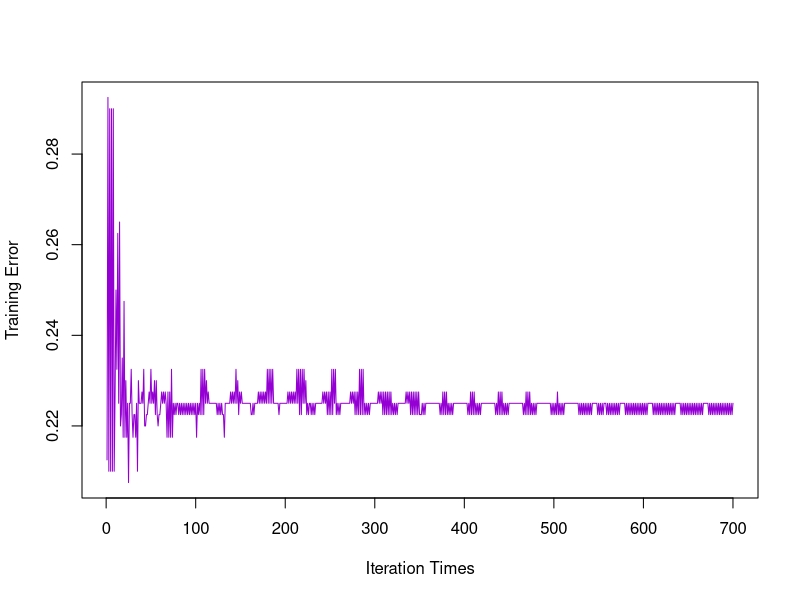
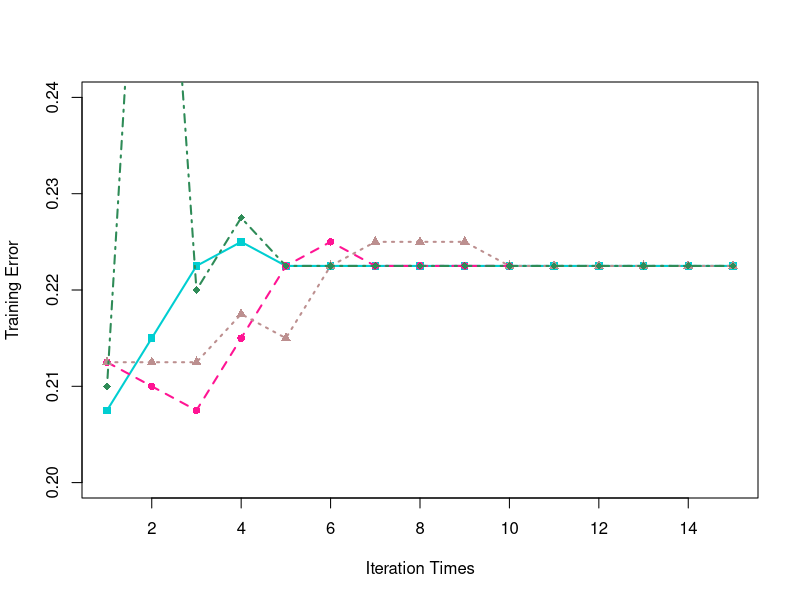

Source code (R) for these figures, in order: (Note: this script raises an error after producing the figures.)
## Code includes 6 methods, 
## 4 from first-order table, they are:
##  **Frank-Wolfe
##  **GD
##  **SGD
##  **AdaGrad
## and 2 from high-order table:
##  **Newton Method
##  **CG


library(tidyverse)
library(pracma)
library(ggplot2)

n=400
p=2
beta=matrix(c(1,-2),ncol = 1)
#data
y=rbinom(n,1,0.5)
x=cbind(rnorm(n),rnorm(n))

#Likelihood Function
Likeli=function(b){
  u=exp(x%*%b)/(1+exp(x%*%b))
  -sum(y*log(u/(1-u))+log(1-u))
}

#Training Error evaluator
train_err=function(b){
  sum(y*(x%*%b)<0)/n#y=1,hwr pre=0
}

#solution with optim() in R
optim(beta,Likeli)


#############***Agorithm******##########

#####----Frank Wolfe-----#####
bt=beta
g=grad(Likeli,bt)

betamesh=matrix(c(-1,-1,-1,1,1,1,1,-1),nrow  = 2)

argmin=function(g){
  fvalue=g%*%betamesh
  min_b=betamesh[,which(fvalue==min(fvalue))]
}

error=c()
for(i in 1:700){
  error[i]=train_err(bt)
  min_bt=argmin(g)
  bt=i/(i+2)*bt+2/(i+2)*(min_bt-bt)
  g=grad(Likeli,bt)
}
bt1=bt
plot(error,type = "l",col='#9400D3', xlab = "Iteration Times",ylab = "Training Error")


#########-----GD-----#########
bt=beta
g=-grad(Likeli,bt)
error=c()
for(i in 1:15){
  bt=bt+0.01*g
  g=-grad(Likeli,bt)
  error[i]=train_err(bt)
}

plot(error,type = "l",lwd=2,col="DarkTurquoise",ylim = c(0.2,0.24),lty=1,
     xlab = "Iteration Times",ylab = "Training Error")
points(error,pch=15,col="DarkTurquoise")
bt2=bt


#########----SGD-----#########
rdm_idx=sample(1:400,1)
x1=x[rdm_idx,]
y1=y[rdm_idx]

Likeli1=function(b){
  u=exp(x1%*%b)/(1+exp(x1%*%b))
  -sum(y1*log(u/(1-u))+log(1-u))
}

bt=beta
g=-grad(Likeli1,bt)

error=c()
for(i in 1:10){
  error[i]=train_err(bt)
  bt=bt+0.01*g
  g=-grad(Likeli,bt)
  
}
bt
points(error,pch=16,col="DeepPink")
lines(error,lwd=2,col= "DeepPink",lty=2)
bt3=bt

#####-------AdaGrad-------#######
bt=beta
g=-grad(Likeli,bt)
ita=0
e=1e-7
error=c()
for(i in 1:15){
  error[i]=train_err(bt)
  ita=ita+sum(g^2)
  bt=bt+1/sqrt(ita+e)*g
  g=-grad(Likeli,bt)
}
bt
points(error,pch=17,col="RosyBrown")
lines(error,lwd=2,col= "RosyBrown",lty=3)
bt4=bt

#########---Newton-----########
bt=c(1,-1)
error=c()
for (i in 1:15){
  error[i]=train_err(bt)
  g=grad(Likeli,bt)
  dir=solve(hessian(Likeli,bt))%*%g
  bt=bt-dir
}
bt

points(error,pch=18,col="SeaGreen")
lines(error,lwd=2,col= "SeaGreen",lty=4)
bt5=bt

########------CG------##########
bt=beta
g=grad(Likeli,bt)
d=(-g)%>%as.matrix()#initial d1
#g>=err
iter=1
error=c()
while(iter<10){
  error[iter]=train_err(bt)
  fvalue=c()
  sq=seq(0,0.05,0.00001)
  for (i in sq){
    fvalue[i*100000+1]=Likeli(bt+i*d)
  }
  temp=sq[which(fvalue==min(fvalue))]
  bt=bt+temp*d
  temp_g2=sum(g^2)
  g=grad(Likeli,bt)
  d=-g+(sum(g^2)/temp_g2)*d
  iter=iter+1;
}
iter
bt6=bt

points(error,pch=19,col="DarkMagenta")
lines(error,lwd=2,col= "DarkMagenta",lty=5)

legend(10,0.24,c("GD","SGD","AdaGrad","Newton","FR"),col=c("DarkTurquoise","DeepPink","RosyBrown","SeaGreen","DarkMagenta"),
       text.col=c("DarkTurquoise","DeepPink","RosyBrown","SeaGreen","DarkMagenta"),pch=c(15,16,17,18,19),lty=c(1,2,3,4,5))

bt_table=cbind(optim(beta,Likeli)[[1]],bt1,bt2,bt3,bt4,bt5,bt6)
colnames(bt_table)=c("optim in R","Frank-Wolfe","GD","SGD","AdaGrad","Newton's","FR")
bt_table
